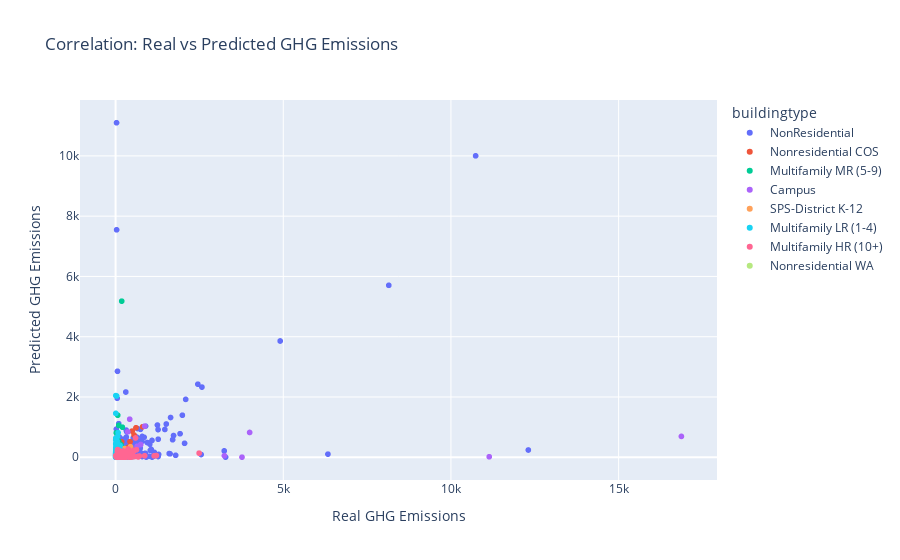

The cell this chart's notebook holds for it:
### Code cell
import plotly.express as px    
X_graph = pd.DataFrame()
X_graph['real_ghgemissions'] = real_ghgemissions
X_graph['train_pred_ghgemissions'] = train_pred_ghgemissions
X_graph['largestpropertyusetypegfa'] = X['largestpropertyusetypegfa']
X_graph['buildingtype'] = X['buildingtype']

# Count the number of observations
X_graph['num_observations'] = len(X_graph)

# Create a scatter plot for real_ghgemissions vs train_pred_ghgemissions
fig = px.scatter(data_frame= X_graph, x='real_ghgemissions', y='train_pred_ghgemissions', title='Correlation: Real vs Predicted GHG Emissions',
                 hover_data=['largestpropertyusetypegfa', 'num_observations'], color='buildingtype')
fig.update_xaxes(title='Real GHG Emissions')
fig.update_yaxes(title='Predicted GHG Emissions')
fig

### Figure 1 — Plotly figure (JSON) as saved in the notebook; plotly's stock layout.template omitted (floating-point values rounded to 4 significant figures; data arrays with more than 128 entries replaced by an {"elided": "..."} marker saying what was removed)
{"data": [{"customdata": {"elided": "1428x2 int values"}, "hovertemplate": "buildingtype=NonResidential<br>real_ghgemissions=%{x}<br>train_pred_ghgemissions=%{y}<br>largestpropertyusetypegfa=%{customdata[0]}<br>num_observations=%{customdata[1]}<extra></extra>", "legendgroup": "NonResidential", "marker": {"color": "#636efa", "symbol": "circle"}, "mode": "markers", "name": "NonResidential", "showlegend": true, "type": "scattergl", "x": {"elided": "1428 float values"}, "xaxis": "x", "y": {"elided": "1428 float values"}, "yaxis": "y"}, {"customdata": {"elided": "81x2 int values"}, "hovertemplate": "buildingtype=Nonresidential COS<br>real_ghgemissions=%{x}<br>train_pred_ghgemissions=%{y}<br>largestpropertyusetypegfa=%{customdata[0]}<br>num_observations=%{customdata[1]}<extra></extra>", "legendgroup": "Nonresidential COS", "marker": {"color": "#EF553B", "symbol": "circle"}, "mode": "markers", "name": "Nonresidential COS", "showlegend": true, "type": "scattergl", "x": [302.8, 182.4, 608.4, 345.2, 805.2, 102.8, 7.11, 491.7, 430.1, 177.7, 205.1, 226.7, 4, 176.8, 97.43, 28.39, 302.8, 430.3, 381.4, 299.6, 123.0, 14.28, 120.5, 180.4, 8.77, 87.02, 11.05, 84.1, 16.9, 123.7, 38.34, 185.1, 25.62, 193.1, 42.06, 120.3, 45.33, 39.52, 310.1, 122.9, 81.19, 111.7, 22.5, 158.1, 15.7, 58.25, 19.87, 93.7, 287.9, 50.53, 70.53, 186.3, 82.24, 105.7, 57.25, 3.94, 27.67, 64.22, 67.43, 30.18, 271.6, 159.6, 550.1, 39.17, 55.98, 458.5, 11.8, 246.2, 5.44, 30.18, 24.0, 15.37, 25.73, 217.2, 260.2, 61.81, 21.33, 33.17, 224.5, 23.11, 42.27], "xaxis": "x", "y": [147.7, 510.0, 980.5, 292.4, 1012.0, 167.1, 42.88, 869.3, 518.6, 114.8, 154.8, 136.2, 9.819, 103.1, 107.4, 12.0, 133.6, 290.4, 337.0, 211.3, 130.4, 74.34, 142.5, 108.7, 32.27, 200.5, 22.96, 71.37, 27.38, 8.548, 47.94, 283.1, 95.26, 10.25, 55.33, 51.27, 754.3, 55.53, 22.35, 46.39, 4.95, 37.99, 21.98, 29.47, 65.81, 57.58, 38.37, 73.13, 57.76, 53.07, 5.171, 6.018, 9.41, 78.49, 38.2, 4.347, 36.59, 75.97, 7.345, 97.53, 40.53, 6.391, 739.9, 29.6, 216.2, 183.2, 4.105, 105.0, null, null, null, null, null, null, null, null, null, null, null, null, null], "yaxis": "y"}, {"customdata": {"elided": "569x2 int values"}, "hovertemplate": "buildingtype=Multifamily MR (5-9)<br>real_ghgemissions=%{x}<br>train_pred_ghgemissions=%{y}<br>largestpropertyusetypegfa=%{customdata[0]}<br>num_observations=%{customdata[1]}<extra></extra>", "legendgroup": "Multifamily MR (5-9)", "marker": {"color": "#00cc96", "symbol": "circle"}, "mode": "markers", "name": "Multifamily MR (5-9)", "showlegend": true, "type": "scattergl", "x": {"elided": "569 float values"}, "xaxis": "x", "y": {"elided": "569 float values"}, "yaxis": "y"}, {"customdata": [[757027, 3196], [483000, 3196], [667335, 3196], [240984, 3196], [217088, 3196], [44078, 3196], [155000, 3196], [535947, 3196], [22800, 3196], [96154, 3196], [15614, 3196], [22669, 3196], [17114, 3196], [1719643, 3196], [57952, 3196], [139557, 3196], [260241, 3196], [230970, 3196], [46100, 3196], [533826, 3196], [109794, 3196], [30562, 3196], [149856, 3196], [9320156, 3196]], "hovertemplate": "buildingtype=Campus<br>real_ghgemissions=%{x}<br>train_pred_ghgemissions=%{y}<br>largestpropertyusetypegfa=%{customdata[0]}<br>num_observations=%{customdata[1]}<extra></extra>", "legendgroup": "Campus", "marker": {"color": "#ab63fa", "symbol": "circle"}, "mode": "markers", "name": "Campus", "showlegend": true, "type": "scattergl", "x": [16870.0, 867.2, 363.8, 749.5, 640.4, 317.2, 419.9, 3996.0, 102.5, 203.7, 99.28, 27.34, 219.8, 3244.0, 97.15, 180.6, 566.5, 406.0, 79.19, 3770.0, 116.3, 56.73, 108.3, 11140.0], "xaxis": "x", "y": [692.7, 1034.0, 845.7, 424.6, 365.8, 216.2, 1265.0, 824.1, 6.129, 21.76, 11.3, 312.0, 121.5, 52.07, 23.88, 52.49, 33.99, 4.498, 5.988, 4.283, 86.98, 31.8, 75.19, 18.28], "yaxis": "y"}, {"customdata": [[54986, 3196], [245587, 3196], [238550, 3196], [367884, 3196], [180633, 3196], [32590, 3196], [48789, 3196], [51672, 3196], [117116, 3196], [42128, 3196]], "hovertemplate": "buildingtype=SPS-District K-12<br>real_ghgemissions=%{x}<br>train_pred_ghgemissions=%{y}<br>largestpropertyusetypegfa=%{customdata[0]}<br>num_observations=%{customdata[1]}<extra></extra>", "legendgroup": "SPS-District K-12", "marker": {"color": "#FFA15A", "symbol": "circle"}, "mode": "markers", "name": "SPS-District K-12", "showlegend": true, "type": "scattergl", "x": [32.47, 444.7, 223.8, 273.8, 260.5, 44.13, 30.41, 21.3, 257.3, 50.55], "xaxis": "x", "y": [58.54, 351.5, 254.6, 290.9, 72.83, 61.58, 140.1, 6.066, 36.34, 170.3], "yaxis": "y"}, {"customdata": {"elided": "977x2 int values"}, "hovertemplate": "buildingtype=Multifamily LR (1-4)<br>real_ghgemissions=%{x}<br>train_pred_ghgemissions=%{y}<br>largestpropertyusetypegfa=%{customdata[0]}<br>num_observations=%{customdata[1]}<extra></extra>", "legendgroup": "Multifamily LR (1-4)", "marker": {"color": "#19d3f3", "symbol": "circle"}, "mode": "markers", "name": "Multifamily LR (1-4)", "showlegend": true, "type": "scattergl", "x": {"elided": "977 float values"}, "xaxis": "x", "y": {"elided": "977 float values"}, "yaxis": "y"}, {"customdata": {"elided": "106x2 int values"}, "hovertemplate": "buildingtype=Multifamily HR (10+)<br>real_ghgemissions=%{x}<br>train_pred_ghgemissions=%{y}<br>largestpropertyusetypegfa=%{customdata[0]}<br>num_observations=%{customdata[1]}<extra></extra>", "legendgroup": "Multifamily HR (10+)", "marker": {"color": "#FF6692", "symbol": "circle"}, "mode": "markers", "name": "Multifamily HR (10+)", "showlegend": true, "type": "scattergl", "x": [59.52, 139.4, 277.6, 45.01, 44.2, 131.3, 30.33, 375.6, 94.87, 370.7, 595.5, 27.09, 659.8, 333.8, 138.9, 124.0, 552.5, 62.46, 116.6, 535.9, 313.1, 196.7, 1217.0, 337.7, 56.71, 480.7, 710.1, 296.4, 1150.0, 73.5, 261.4, 672.6, 226.7, 510.4, 475.9, 286.6, 373.6, 424.5, 187.7, 176.3, 13.15, 46.6, 23.29, 118.8, 350.6, 568.6, 236.3, 260.8, 352.5, 12.88, 28.69, 18.41, 19.34, 92.53, 150.5, 264.4, 72.71, 9.38, 145.4, 68.98, 270.0, 284.0, 107.4, 282.3, 111.0, 118.6, 221.9, 53.0, 54.87, 866.5, 81.47, 107.0, 394.2, 97.59, 87.5, 71.4, 137.1, 64.87, 2491.0, 36.6, 97.2, 110.7, 127.5, 103.6, 109.3, 20.1, 315.9, 27.47, 102.4, 459.4, 67.7, 145.6, 237.1, 543.7, 124.2, 252.4, 78.29, 281.3, 222.5, 131.6, 692.6, 176.4, 623.2, 87.99, 396.3, 104.4], "xaxis": "x", "y": [257.0, 62.82, 7.533, 54.49, 80.93, 52.01, 61.96, 22.68, 37.86, 42.56, 640.8, 31.31, 31.85, 164.6, 155.4, 48.99, 18.97, 7.15, 6.823, 228.2, 89.87, 68.81, 58.05, 13.38, 51.25, 72.1, 41.48, 12.88, 49.18, 36.21, 4.883, 11.07, 15.13, 167.4, 7.975, 56.63, 274.7, 193.2, 47.02, 5.503, 32.82, 36.91, 5.579, 54.94, 44.37, 231.0, 15.55, 189.2, 87.57, 23.54, 22.04, 25.31, 7.389, 40.65, 19.83, 31.58, 7.406, 59.99, 46.46, 31.58, 5.016, 22.68, 6.326, 7.921, 47.47, 109.7, 5.19, 6.108, 196.8, 51.57, 32.81, 60.37, 6.612, 72.43, 27.12, 38.72, 31.0, 13.44, 138.5, 41.47, 6.033, 31.32, 27.6, 218.0, 42.75, 18.56, 5.401, 5.89, 10.63, 5.395, 23.99, 11.19, 165.1, 18.8, 7.57, 21.07, 82.53, 35.67, 207.6, 19.5, 36.2, 52.8, 248.4, 235.4, 108.6, 36.64], "yaxis": "y"}, {"customdata": [[68916, 3196]], "hovertemplate": "buildingtype=Nonresidential WA<br>real_ghgemissions=%{x}<br>train_pred_ghgemissions=%{y}<br>largestpropertyusetypegfa=%{customdata[0]}<br>num_observations=%{customdata[1]}<extra></extra>", "legendgroup": "Nonresidential WA", "marker": {"color": "#B6E880", "symbol": "circle"}, "mode": "markers", "name": "Nonresidential WA", "showlegend": true, "type": "scattergl", "x": [23.17], "xaxis": "x", "y": [null], "yaxis": "y"}], "layout": {"legend": {"title": {"text": "buildingtype"}, "tracegroupgap": 0}, "title": {"text": "Correlation: Real vs Predicted GHG Emissions"}, "xaxis": {"anchor": "y", "domain": [0, 1], "title": {"text": "Real GHG Emissions"}}, "yaxis": {"anchor": "x", "domain": [0, 1], "title": {"text": "Predicted GHG Emissions"}}}}
